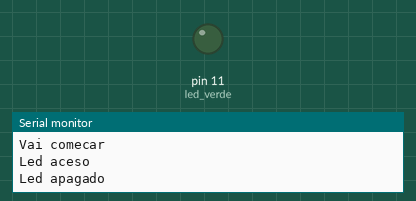
Bench run of a sketch on a simulated Arduino Uno, built with avr-gcc and run on an emulated ATmega328P. Parts: output pins drawn as LEDs (lit = HIGH), the last lines printed to the serial monitor.

Above: at 0.3 s.
At 5.1 s:
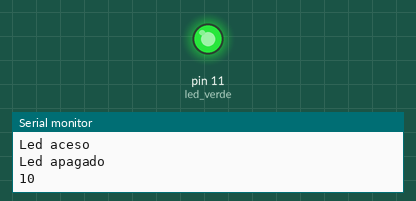
Timing chart, 0 to 7.8 s (numbered marks = the images above):
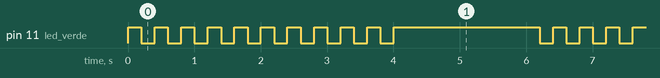

The sketch:

monitor-serial.ino
```cpp
int led_verde = 11;
String comando = "Vamos acender um led";
int numero = 0;

void setup() {
  pinMode(led_verde, OUTPUT);
  Serial.begin(9600);
  Serial.println(comando);
  Serial.println("Vai comecar");
}

void loop() {
  digitalWrite(led_verde, 1);
  Serial.println("Led aceso");
  delay(200);
  digitalWrite(led_verde, 0);
  Serial.println("Led apagado");
  delay(200);
  numero = numero + 1;
  Serial.println(numero);

  if(numero == 10){
    digitalWrite(led_verde,1);
    delay(2000);
    numero = 0;
  }

}
```

Measured:
- by itself, pin 11 (led_verde): repeats every 6.0 s: 9 × (LOW 0.20 s, HIGH 0.20 s), LOW 0.20 s, HIGH 2.2 s
- by itself, everything shown: repeats every 6.0 s, in 20 steps
